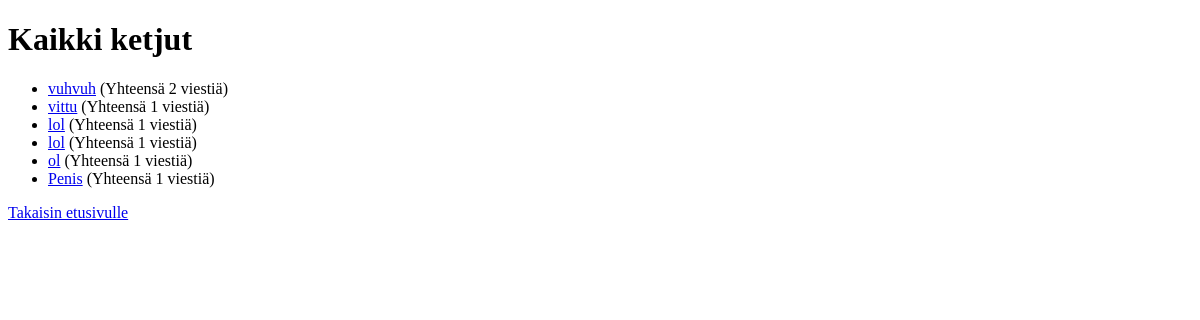
/view_threads, run on an earlier commit of the app's database.
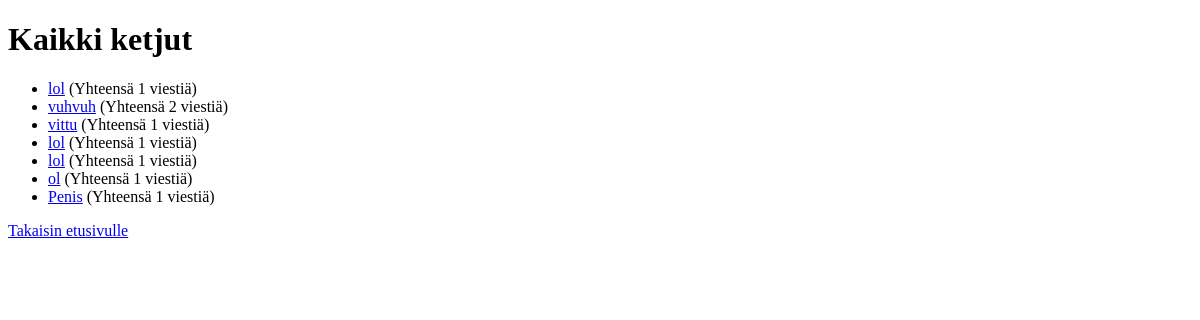
And on a later commit of the database.
### tables this page shows
CREATE TABLE threads (
    id INTEGER PRIMARY KEY,
    title TEXT,
    user_id INTEGER REFERENCES users
);

### app.py (the view)
@app.route("/view_threads")
def view_threads():
    threads = forum.get_threads()
    return render_template("view_threads.html", threads=threads)

### db.py (called while the page is built)
def get_connection():
    con = sqlite3.connect("database.db")
    con.execute("PRAGMA foreign_keys = ON")
    con.row_factory = sqlite3.Row
    return con

def query(sql, params=[]):
    con = get_connection()
    result = con.execute(sql, params).fetchall()
    con.close()
    return result

### forum.py (called while the page is built)
def get_threads():
    sql = """SELECT t.id, t.title, COUNT(m.id) total, MAX(m.sent_at) last
             FROM threads t, messages m
             WHERE t.id = m.thread_id
             GROUP BY t.id
             ORDER BY t.id DESC"""
    return db.query(sql)

### templates/view_threads.html (shortened to what this page needs)
<!DOCTYPE html>
<html lang="en">
<head>
</head>
<body>
    <h1>Kaikki ketjut</h1>
    <ul>
        {% for thread in threads %}
            <li>
                <a href="/thread/{{ thread.id }}">{{ thread.title }}</a>
                (Yhteensä {{ thread.total }} viestiä)
            </li>
        {% endfor %}
    </ul>
    <a href="/">Takaisin etusivulle</a>
</body>
</html>

What changed in the data, as far as the page shows it:
added threads: title "lol", total "1"
